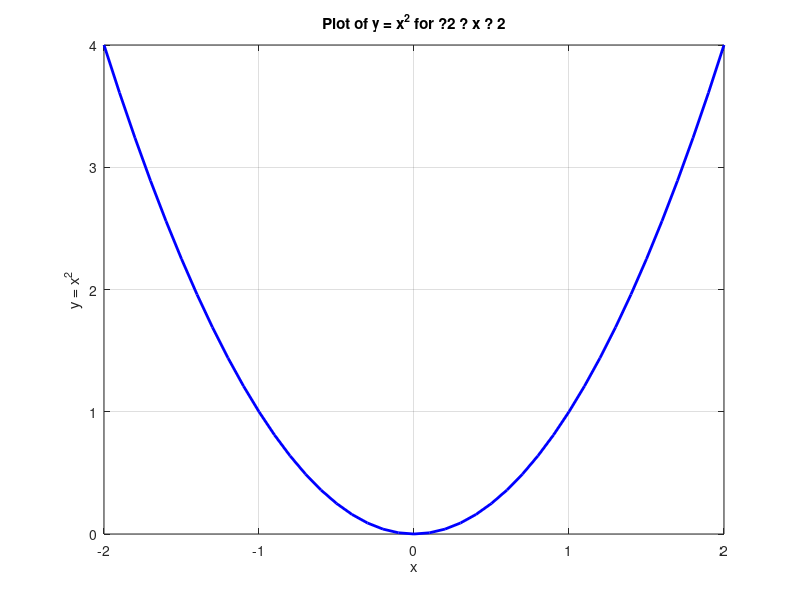

Here is the MATLAB script that generated this plot:
close all
x = -2:0.1:2; % -left_extreme : step(if any) : right_extreme
y = x.^2; 

plot(x, y, 'b', 'LineWidth', 2);  
xlabel('x');  
ylabel('y = x^2');  
title('Plot of y = x^2 for ?2 ? x ? 2');  

grid on;  